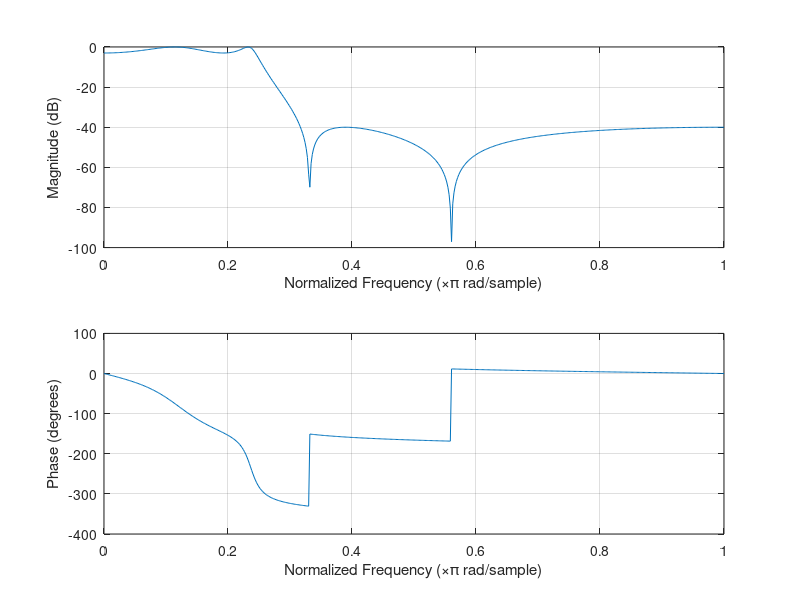
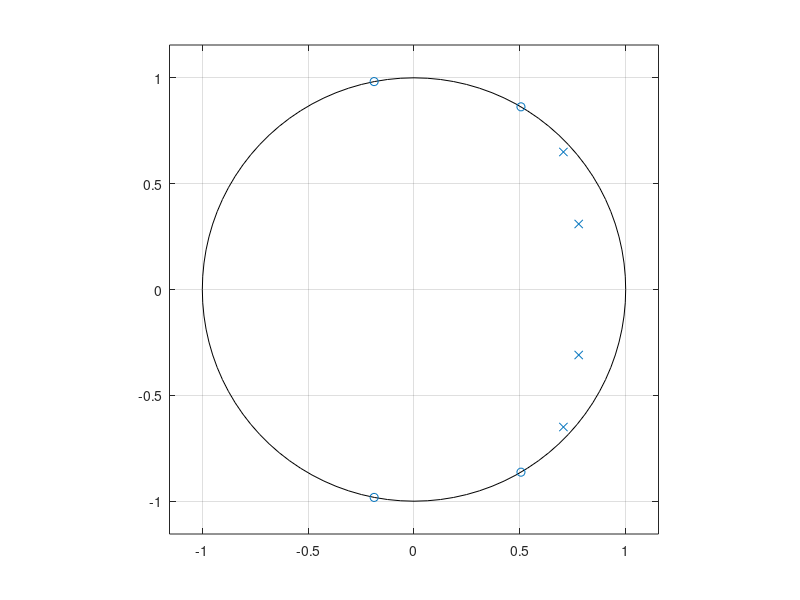

Source code (MATLAB) for these figures, in order:
Fs = 8192; % sample frequency
F0 = 1000; % passband frequency
F1 = 1500; % stopband frequency
R0 = 3; % max passband damping (dB)
R1 = 40; % min stopband damping (dB)
[N, Wp] = ellipord(F0/Fs*2, F1/Fs*2, R0, R1)
[b,a] = ellip(N,R0,R1,Wp)

freqz(b,a)
figure
zplane(b,a)

